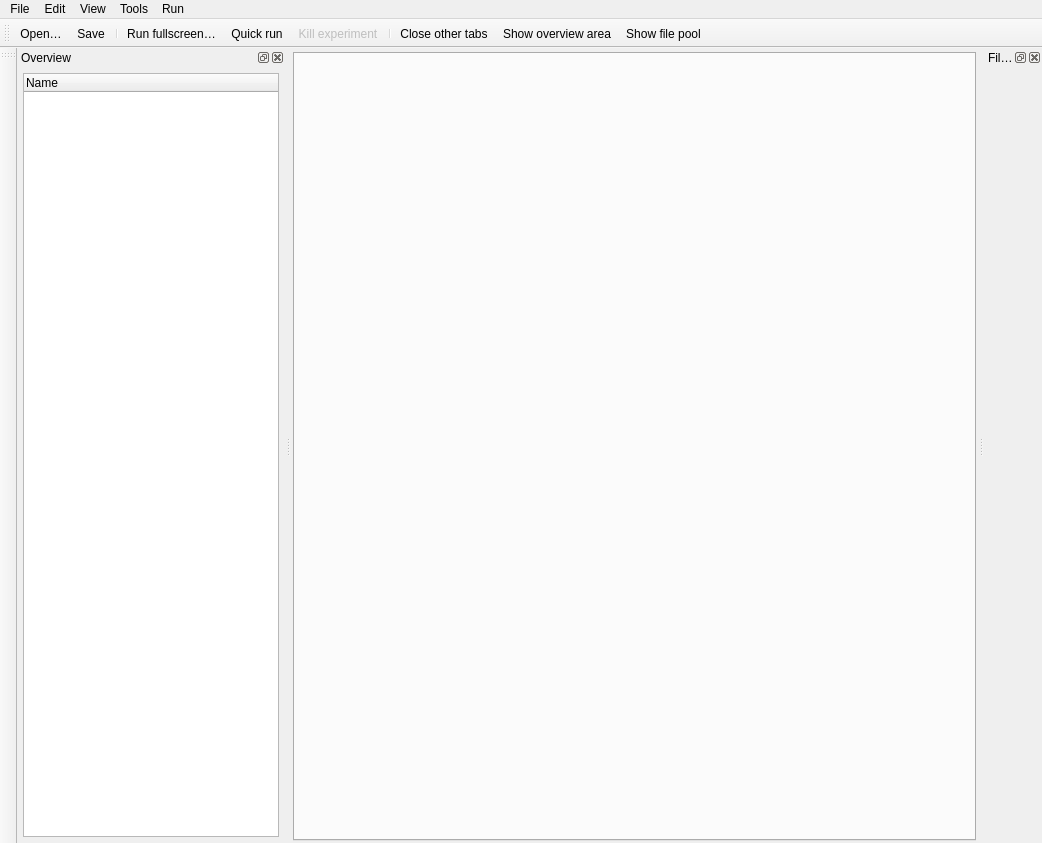
<?xml version="1.0" encoding="UTF-8"?>
<ui version="4.0">
 <class>ui_mainwindow</class>
 <widget class="QMainWindow" name="ui_mainwindow">
  <property name="geometry">
   <rect>
    <x>0</x>
    <y>0</y>
    <width>1042</width>
    <height>843</height>
   </rect>
  </property>
  <property name="windowTitle">
   <string>OpenSesame</string>
  </property>
  <property name="windowIcon">
   <iconset>
    <normaloff>:/icons/experiment.png</normaloff>:/icons/experiment.png</iconset>
  </property>
  <widget class="QWidget" name="centralwidget">
   <property name="sizePolicy">
    <sizepolicy hsizetype="MinimumExpanding" vsizetype="Preferred">
     <horstretch>0</horstretch>
     <verstretch>0</verstretch>
    </sizepolicy>
   </property>
   <layout class="QVBoxLayout" name="verticalLayout_6">
    <property name="spacing">
     <number>4</number>
    </property>
    <property name="leftMargin">
     <number>2</number>
    </property>
    <property name="topMargin">
     <number>4</number>
    </property>
    <property name="rightMargin">
     <number>2</number>
    </property>
    <property name="bottomMargin">
     <number>2</number>
    </property>
    <item>
     <widget class="tab_widget" name="tabwidget">
      <property name="sizePolicy">
       <sizepolicy hsizetype="MinimumExpanding" vsizetype="MinimumExpanding">
        <horstretch>0</horstretch>
        <verstretch>0</verstretch>
       </sizepolicy>
      </property>
      <property name="currentIndex">
       <number>-1</number>
      </property>
      <property name="tabsClosable">
       <bool>true</bool>
      </property>
      <property name="movable">
       <bool>true</bool>
      </property>
     </widget>
    </item>
   </layout>
  </widget>
  <widget class="QMenuBar" name="menubar">
   <property name="geometry">
    <rect>
     <x>0</x>
     <y>0</y>
     <width>1042</width>
     <height>22</height>
    </rect>
   </property>
   <widget class="QMenu" name="menu_file">
    <property name="title">
     <string>File</string>
    </property>
    <widget class="QMenu" name="menu_recent_files">
     <property name="title">
      <string>Recent files</string>
     </property>
     <property name="icon">
      <iconset theme="folder-recent"/>
     </property>
     <addaction name="actionDummy"/>
    </widget>
    <addaction name="action_open"/>
    <addaction name="action_save"/>
    <addaction name="action_save_as"/>
    <addaction name="separator"/>
    <addaction name="menu_recent_files"/>
    <addaction name="separator"/>
    <addaction name="action_new_window"/>
    <addaction name="separator"/>
    <addaction name="action_quit"/>
   </widget>
   <widget class="QMenu" name="menu_run">
    <property name="title">
     <string>Run</string>
    </property>
    <addaction name="action_run"/>
    <addaction name="action_run_in_window"/>
    <addaction name="action_run_quick"/>
    <addaction name="separator"/>
    <addaction name="action_enable_auto_response"/>
   </widget>
   <widget class="QMenu" name="menu_view">
    <property name="title">
     <string>View</string>
    </property>
    <addaction name="action_close_current_tab"/>
    <addaction name="action_close_all_tabs"/>
    <addaction name="action_close_other_tabs"/>
    <addaction name="action_onetabmode"/>
    <addaction name="separator"/>
    <addaction name="action_show_overview"/>
    <addaction name="action_show_pool"/>
   </widget>
   <widget class="QMenu" name="menu_tools">
    <property name="title">
     <string>Tools</string>
    </property>
    <addaction name="action_preferences"/>
   </widget>
   <widget class="QMenu" name="menu_edit">
    <property name="title">
     <string>Edit</string>
    </property>
   </widget>
   <addaction name="menu_file"/>
   <addaction name="menu_edit"/>
   <addaction name="menu_view"/>
   <addaction name="menu_tools"/>
   <addaction name="menu_run"/>
  </widget>
  <widget class="QDockWidget" name="dock_overview">
   <property name="minimumSize">
    <size>
     <width>200</width>
     <height>124</height>
    </size>
   </property>
   <property name="windowTitle">
    <string>Overview</string>
   </property>
   <attribute name="dockWidgetArea">
    <number>1</number>
   </attribute>
   <widget class="QWidget" name="dock_widget_overview">
    <layout class="QVBoxLayout" name="verticalLayout">
     <property name="spacing">
      <number>0</number>
     </property>
     <property name="leftMargin">
      <number>6</number>
     </property>
     <property name="topMargin">
      <number>6</number>
     </property>
     <property name="rightMargin">
      <number>6</number>
     </property>
     <property name="bottomMargin">
      <number>6</number>
     </property>
     <item>
      <widget class="tree_overview" name="itemtree">
       <property name="autoExpandDelay">
        <number>4</number>
       </property>
       <property name="animated">
        <bool>true</bool>
       </property>
       <column>
        <property name="text">
         <string>Name</string>
        </property>
       </column>
      </widget>
     </item>
    </layout>
   </widget>
  </widget>
  <widget class="QDockWidget" name="dock_pool">
   <property name="sizePolicy">
    <sizepolicy hsizetype="Maximum" vsizetype="Maximum">
     <horstretch>0</horstretch>
     <verstretch>0</verstretch>
    </sizepolicy>
   </property>
   <property name="windowTitle">
    <string>File pool</string>
   </property>
   <attribute name="dockWidgetArea">
    <number>2</number>
   </attribute>
   <widget class="QWidget" name="dock_pool_widget">
    <layout class="QVBoxLayout" name="verticalLayout_3">
     <property name="spacing">
      <number>0</number>
     </property>
     <property name="leftMargin">
      <number>0</number>
     </property>
     <property name="topMargin">
      <number>0</number>
     </property>
     <property name="rightMargin">
      <number>0</number>
     </property>
     <property name="bottomMargin">
      <number>0</number>
     </property>
    </layout>
   </widget>
  </widget>
  <widget class="QToolBar" name="toolbar_main">
   <property name="windowTitle">
    <string>Main toolbar</string>
   </property>
   <property name="iconSize">
    <size>
     <width>32</width>
     <height>32</height>
    </size>
   </property>
   <property name="toolButtonStyle">
    <enum>Qt::ToolButtonIconOnly</enum>
   </property>
   <property name="floatable">
    <bool>true</bool>
   </property>
   <attribute name="toolBarArea">
    <enum>TopToolBarArea</enum>
   </attribute>
   <attribute name="toolBarBreak">
    <bool>false</bool>
   </attribute>
   <addaction name="action_open"/>
   <addaction name="action_save"/>
   <addaction name="separator"/>
   <addaction name="action_run"/>
   <addaction name="action_run_quick"/>
   <addaction name="action_kill"/>
   <addaction name="separator"/>
   <addaction name="action_close_other_tabs"/>
   <addaction name="action_show_overview"/>
   <addaction name="action_show_pool"/>
  </widget>
  <widget class="toolbar_items" name="toolbar_items">
   <property name="windowTitle">
    <string>Toolbar items</string>
   </property>
   <attribute name="toolBarArea">
    <enum>LeftToolBarArea</enum>
   </attribute>
   <attribute name="toolBarBreak">
    <bool>false</bool>
   </attribute>
  </widget>
  <action name="action_open">
   <property name="icon">
    <iconset theme="document-open">
     <normaloff>.</normaloff>.</iconset>
   </property>
   <property name="text">
    <string>Open…</string>
   </property>
   <property name="toolTip">
    <string>Open…</string>
   </property>
   <property name="shortcut">
    <string>Ctrl+O</string>
   </property>
  </action>
  <action name="action_save">
   <property name="icon">
    <iconset theme="folder-download">
     <normaloff>.</normaloff>.</iconset>
   </property>
   <property name="text">
    <string>Save</string>
   </property>
   <property name="toolTip">
    <string>Save</string>
   </property>
   <property name="shortcut">
    <string>Ctrl+S</string>
   </property>
  </action>
  <action name="action_save_as">
   <property name="icon">
    <iconset>
     <normaloff>:/icons/saveas_large.png</normaloff>:/icons/saveas_large.png</iconset>
   </property>
   <property name="text">
    <string>Save as…</string>
   </property>
   <property name="toolTip">
    <string>Save as…</string>
   </property>
   <property name="shortcut">
    <string>Ctrl+Shift+S</string>
   </property>
  </action>
  <action name="action_quit">
   <property name="icon">
    <iconset>
     <normaloff>:/icons/quit_large.png</normaloff>:/icons/quit_large.png</iconset>
   </property>
   <property name="text">
    <string>Quit</string>
   </property>
   <property name="toolTip">
    <string>Quit</string>
   </property>
  </action>
  <action name="action_run">
   <property name="text">
    <string>Run fullscreen…</string>
   </property>
   <property name="toolTip">
    <string>Run fullscreen…</string>
   </property>
   <property name="shortcut">
    <string>Ctrl+R</string>
   </property>
  </action>
  <action name="action_close_all_tabs">
   <property name="icon">
    <iconset>
     <normaloff>:/icons/closeothertabs_large.png</normaloff>:/icons/closeothertabs_large.png</iconset>
   </property>
   <property name="text">
    <string>Close all tabs</string>
   </property>
   <property name="shortcut">
    <string>Ctrl+Alt+T</string>
   </property>
  </action>
  <action name="action_close_other_tabs">
   <property name="icon">
    <iconset>
     <normaloff>:/icons/close_large.png</normaloff>:/icons/close_large.png</iconset>
   </property>
   <property name="text">
    <string>Close other tabs</string>
   </property>
   <property name="toolTip">
    <string>Close other tabs</string>
   </property>
   <property name="shortcut">
    <string>Ctrl+T</string>
   </property>
  </action>
  <action name="action_run_in_window">
   <property name="text">
    <string>Run in window…</string>
   </property>
   <property name="toolTip">
    <string>Run in window…</string>
   </property>
   <property name="shortcut">
    <string>Ctrl+W</string>
   </property>
   <property name="visible">
    <bool>true</bool>
   </property>
  </action>
  <action name="action_show_pool">
   <property name="checkable">
    <bool>true</bool>
   </property>
   <property name="icon">
    <iconset>
     <normaloff>:/icons/pool_large.png</normaloff>:/icons/pool_large.png</iconset>
   </property>
   <property name="text">
    <string>Show file pool</string>
   </property>
   <property name="shortcut">
    <string>Ctrl+P</string>
   </property>
  </action>
  <action name="action_enable_auto_response">
   <property name="checkable">
    <bool>true</bool>
   </property>
   <property name="text">
    <string>Enable auto response</string>
   </property>
   <property name="visible">
    <bool>false</bool>
   </property>
  </action>
  <action name="action_preferences">
   <property name="icon">
    <iconset>
     <normaloff>:/icons/options_large.png</normaloff>:/icons/options_large.png</iconset>
   </property>
   <property name="text">
    <string>Preferences</string>
   </property>
  </action>
  <action name="actionDummy">
   <property name="text">
    <string>Dummy</string>
   </property>
  </action>
  <action name="action_show_overview">
   <property name="checkable">
    <bool>true</bool>
   </property>
   <property name="text">
    <string>Show overview area</string>
   </property>
   <property name="shortcut">
    <string>Ctrl+\</string>
   </property>
  </action>
  <action name="action_onetabmode">
   <property name="checkable">
    <bool>true</bool>
   </property>
   <property name="icon">
    <iconset>
     <normaloff>:/icons/onetabmode_large.png</normaloff>:/icons/onetabmode_large.png</iconset>
   </property>
   <property name="text">
    <string>One-tab mode</string>
   </property>
   <property name="toolTip">
    <string>One-tab mode</string>
   </property>
   <property name="visible">
    <bool>true</bool>
   </property>
  </action>
  <action name="action_run_quick">
   <property name="text">
    <string>Quick run</string>
   </property>
   <property name="toolTip">
    <string>Quick run</string>
   </property>
   <property name="shortcut">
    <string>Ctrl+Shift+W</string>
   </property>
  </action>
  <action name="action_close_current_tab">
   <property name="text">
    <string>Close current tab</string>
   </property>
   <property name="toolTip">
    <string>Close current tab</string>
   </property>
   <property name="shortcut">
    <string>Alt+T</string>
   </property>
  </action>
  <action name="action_kill">
   <property name="enabled">
    <bool>false</bool>
   </property>
   <property name="text">
    <string>Kill experiment</string>
   </property>
   <property name="toolTip">
    <string>Forcibly kill the experiment</string>
   </property>
  </action>
  <action name="action_new_window">
   <property name="icon">
    <iconset theme="document-new">
     <normaloff>.</normaloff>.</iconset>
   </property>
   <property name="text">
    <string>New window</string>
   </property>
  </action>
 </widget>
 <customwidgets>
  <customwidget>
   <class>tree_overview</class>
   <extends>QTreeWidget</extends>
   <header>libqtopensesame.widgets.tree_overview.h</header>
  </customwidget>
  <customwidget>
   <class>toolbar_items</class>
   <extends>QToolBar</extends>
   <header>libqtopensesame.widgets.toolbar_items.h</header>
  </customwidget>
  <customwidget>
   <class>tab_widget</class>
   <extends>QTabWidget</extends>
   <header>libqtopensesame.widgets.tab_widget.h</header>
   <container>1</container>
  </customwidget>
 </customwidgets>
 <resources/>
 <connections/>
</ui>
